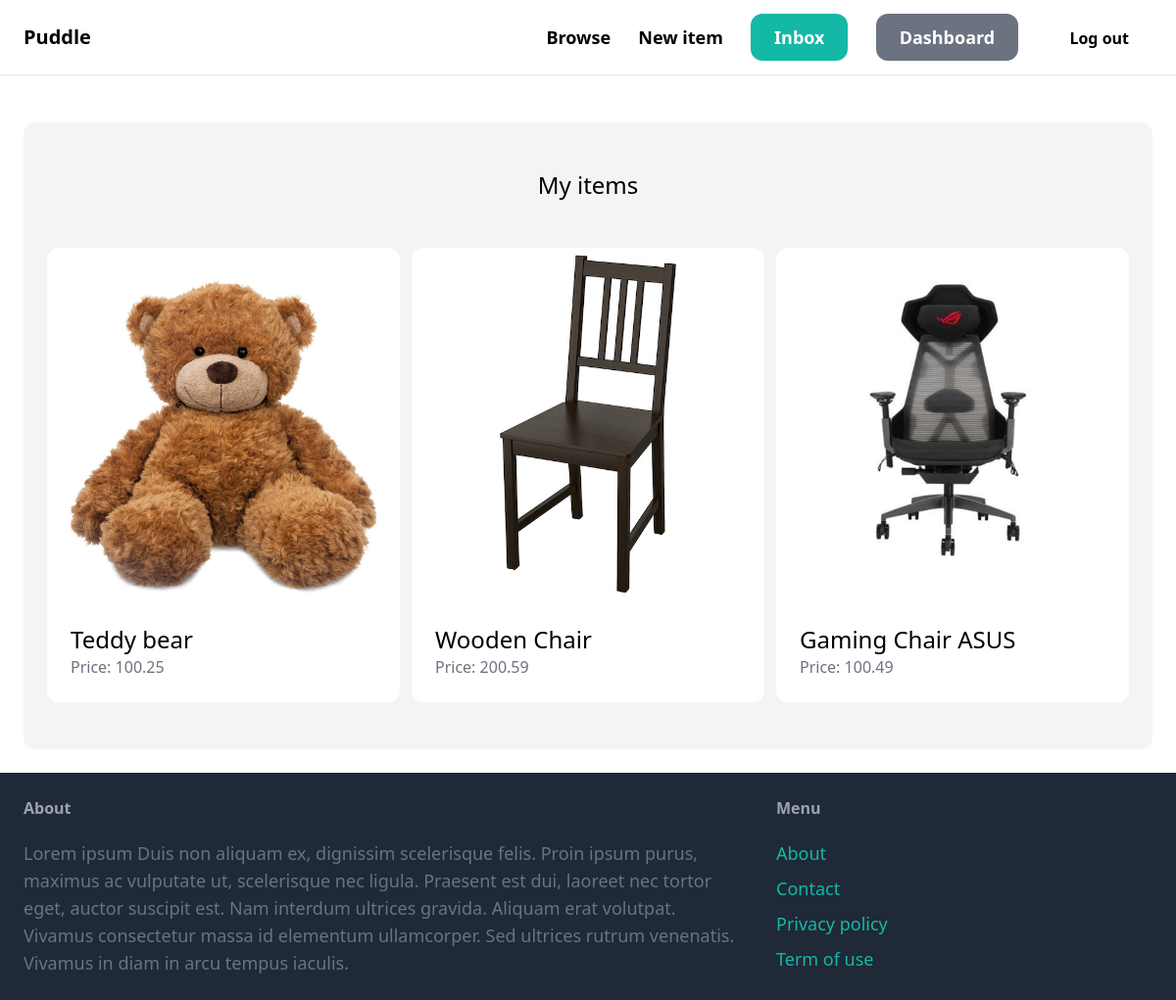
The page /dashboard/ (signed in) on the database its author committed.
### item/models.py (models this page shows, shortened)
class Item(models.Model):
    category = models.ForeignKey(Category, related_name='items', on_delete=models.CASCADE)
    name = models.CharField(max_length=255)
    description = models.TextField(blank=True, null=True)
    price = models.FloatField()
    image = models.ImageField(upload_to='item_images', blank=True, null=True)
    is_sold = models.BooleanField(default=False)
    created_by = models.ForeignKey(User, related_name='items', on_delete=models.CASCADE)
    created_at = models.DateTimeField(auto_now_add=True)

### dashboard/views.py (the view)
# urls.py: path('', views.index, name='index'),
@login_required
def index(request):
    items = Item.objects.filter(created_by=request.user)
    return render(request, 'dashboard/index.html', {
        'items': items
    })

### dashboard/templates/dashboard/index.html (shortened to what this page needs)
{% extends 'core/base.html' %}
{% block content %}
    <div class="mt-6 px-6 py-12 bg-gray-100 rounded-xl">
        <h2 class="mb-12 text-2xl text-center">My items</h2>
        <div class="grid grid-cols-3 gap-3">
            {% for item in items %}
                <div>
                    <a href="{% url 'item:detail' item.id %}">
                        <div>
                            <img src="{{ item.image.url }}" class="rounded-t-xl">
                        </div>
                        <div class="p-6 bg-white rounded-b-xl">
                            <h2 class="text-2xl">{{ item.name }}</h2>
                            <p class="text-gray-500">Price: {{ item.price }}</p>
                        </div>
                    </a>
                </div>
            {% endfor %}
        </div>
    </div>
{% endblock %}

### rows shown on the page
Item: image (picture), name "Teddy bear", price "100.25"
Item: image (picture), name "Wooden Chair", price "200.59"
Item: image (picture), name "Gaming Chair ASUS", price "100.49"
